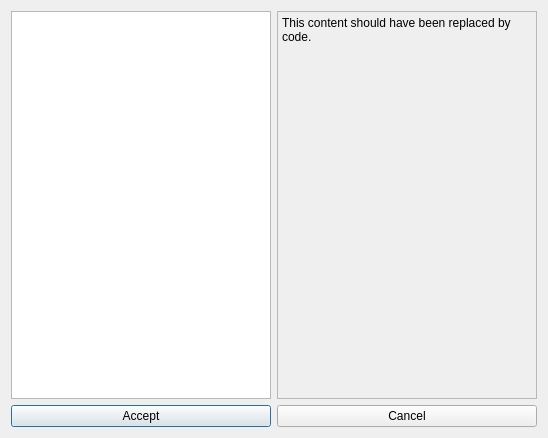
<?xml version="1.0" encoding="UTF-8"?>
<ui version="4.0">
 <class>SelectPresetDialog</class>
 <widget class="QDialog" name="SelectPresetDialog">
  <property name="geometry">
   <rect>
    <x>0</x>
    <y>0</y>
    <width>548</width>
    <height>438</height>
   </rect>
  </property>
  <property name="windowTitle">
   <string>Select Preset</string>
  </property>
  <layout class="QGridLayout" name="gridLayout">
   <item row="0" column="0">
    <widget class="PresetTreeWidget" name="create_preset_tree">
     <property name="headerHidden">
      <bool>true</bool>
     </property>
     <column>
      <property name="text">
       <string notr="true">1</string>
      </property>
     </column>
    </widget>
   </item>
   <item row="0" column="1">
    <widget class="QScrollArea" name="create_scroll_area">
     <property name="widgetResizable">
      <bool>true</bool>
     </property>
     <widget class="QWidget" name="create_scroll_area_contents">
      <property name="geometry">
       <rect>
        <x>0</x>
        <y>0</y>
        <width>264</width>
        <height>402</height>
       </rect>
      </property>
      <layout class="QVBoxLayout" name="create_scroll_area_layout">
       <property name="leftMargin">
        <number>4</number>
       </property>
       <property name="topMargin">
        <number>4</number>
       </property>
       <property name="rightMargin">
        <number>4</number>
       </property>
       <property name="bottomMargin">
        <number>4</number>
       </property>
       <item>
        <widget class="QLabel" name="create_preset_description">
         <property name="sizePolicy">
          <sizepolicy hsizetype="Ignored" vsizetype="Preferred">
           <horstretch>0</horstretch>
           <verstretch>0</verstretch>
          </sizepolicy>
         </property>
         <property name="minimumSize">
          <size>
           <width>0</width>
           <height>40</height>
          </size>
         </property>
         <property name="text">
          <string>&lt;html&gt;&lt;head/&gt;&lt;body&gt;&lt;p&gt;This content should have been replaced by code.&lt;/p&gt;&lt;/body&gt;&lt;/html&gt;</string>
         </property>
         <property name="alignment">
          <set>Qt::AlignLeading|Qt::AlignLeft|Qt::AlignTop</set>
         </property>
         <property name="wordWrap">
          <bool>true</bool>
         </property>
        </widget>
       </item>
      </layout>
     </widget>
    </widget>
   </item>
   <item row="1" column="0">
    <widget class="QPushButton" name="accept_button">
     <property name="text">
      <string>Accept</string>
     </property>
    </widget>
   </item>
   <item row="1" column="1">
    <widget class="QPushButton" name="cancel_button">
     <property name="text">
      <string>Cancel</string>
     </property>
    </widget>
   </item>
  </layout>
 </widget>
 <layoutdefault spacing="6" margin="11"/>
 <customwidgets>
  <customwidget>
   <class>PresetTreeWidget</class>
   <extends>QTreeWidget</extends>
   <header>randovania/gui/lib/preset_tree_widget.h</header>
  </customwidget>
 </customwidgets>
 <resources/>
 <connections/>
</ui>
